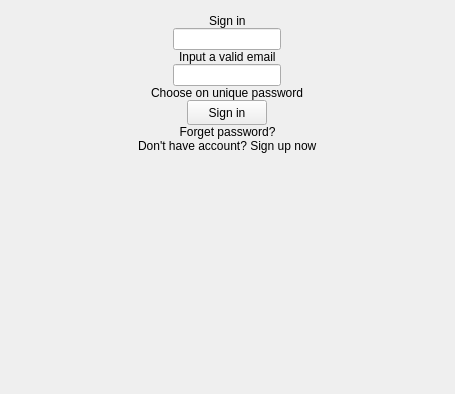
<?xml version="1.0" encoding="UTF-8"?>
<ui version="4.0">
 <class>SignInScreen</class>
 <widget class="QWidget" name="SignInScreen">
  <property name="geometry">
   <rect>
    <x>0</x>
    <y>0</y>
    <width>455</width>
    <height>394</height>
   </rect>
  </property>
  <property name="windowTitle">
   <string>Form</string>
  </property>
  <layout class="QVBoxLayout" name="verticalLayout">
   <property name="spacing">
    <number>0</number>
   </property>
   <property name="leftMargin">
    <number>0</number>
   </property>
   <property name="topMargin">
    <number>0</number>
   </property>
   <property name="rightMargin">
    <number>0</number>
   </property>
   <property name="bottomMargin">
    <number>0</number>
   </property>
   <item alignment="Qt::AlignHCenter">
    <widget class="QLabel" name="lblLogo">
     <property name="sizePolicy">
      <sizepolicy hsizetype="Fixed" vsizetype="Fixed">
       <horstretch>0</horstretch>
       <verstretch>0</verstretch>
      </sizepolicy>
     </property>
    </widget>
   </item>
   <item alignment="Qt::AlignHCenter">
    <widget class="QLabel" name="lbCaption">
     <property name="text">
      <string>Sign in</string>
     </property>
    </widget>
   </item>
   <item>
    <widget class="QWidget" name="wgtEmailTop" native="true"/>
   </item>
   <item alignment="Qt::AlignHCenter">
    <widget class="QLineEdit" name="edtEmail">
     <property name="alignment">
      <set>Qt::AlignCenter</set>
     </property>
    </widget>
   </item>
   <item>
    <widget class="QWidget" name="wgtEmailBottom" native="true"/>
   </item>
   <item alignment="Qt::AlignHCenter">
    <widget class="QLabel" name="lblEmailError">
     <property name="sizePolicy">
      <sizepolicy hsizetype="Preferred" vsizetype="Preferred">
       <horstretch>0</horstretch>
       <verstretch>0</verstretch>
      </sizepolicy>
     </property>
     <property name="text">
      <string>Input a valid email</string>
     </property>
    </widget>
   </item>
   <item>
    <widget class="QWidget" name="wgtPasswordTop" native="true"/>
   </item>
   <item alignment="Qt::AlignHCenter">
    <widget class="QLineEdit" name="edtPassword">
     <property name="alignment">
      <set>Qt::AlignCenter</set>
     </property>
    </widget>
   </item>
   <item>
    <widget class="QWidget" name="wgtPasswordBottom" native="true"/>
   </item>
   <item alignment="Qt::AlignHCenter">
    <widget class="QLabel" name="lblPasswordError">
     <property name="sizePolicy">
      <sizepolicy hsizetype="Preferred" vsizetype="Fixed">
       <horstretch>0</horstretch>
       <verstretch>0</verstretch>
      </sizepolicy>
     </property>
     <property name="text">
      <string>Choose on unique password</string>
     </property>
    </widget>
   </item>
   <item>
    <widget class="QWidget" name="wgtButtonTop" native="true"/>
   </item>
   <item alignment="Qt::AlignHCenter">
    <widget class="QPushButton" name="btnSignIn">
     <property name="sizePolicy">
      <sizepolicy hsizetype="Fixed" vsizetype="Fixed">
       <horstretch>0</horstretch>
       <verstretch>0</verstretch>
      </sizepolicy>
     </property>
     <property name="minimumSize">
      <size>
       <width>80</width>
       <height>25</height>
      </size>
     </property>
     <property name="text">
      <string>Sign in</string>
     </property>
    </widget>
   </item>
   <item>
    <widget class="QLabel" name="lblForgetPass">
     <property name="text">
      <string>Forget password?</string>
     </property>
     <property name="alignment">
      <set>Qt::AlignCenter</set>
     </property>
    </widget>
   </item>
   <item alignment="Qt::AlignHCenter">
    <widget class="QWidget" name="wgtFrameBottom" native="true">
     <property name="sizePolicy">
      <sizepolicy hsizetype="Preferred" vsizetype="Fixed">
       <horstretch>0</horstretch>
       <verstretch>0</verstretch>
      </sizepolicy>
     </property>
     <layout class="QHBoxLayout" name="horizontalLayout">
      <property name="spacing">
       <number>0</number>
      </property>
      <property name="leftMargin">
       <number>0</number>
      </property>
      <property name="topMargin">
       <number>0</number>
      </property>
      <property name="rightMargin">
       <number>0</number>
      </property>
      <property name="bottomMargin">
       <number>0</number>
      </property>
      <item>
       <widget class="QLabel" name="label">
        <property name="text">
         <string>Don't have account?</string>
        </property>
       </widget>
      </item>
      <item>
       <widget class="QLabel" name="lblSignUp">
        <property name="text">
         <string> Sign up now</string>
        </property>
       </widget>
      </item>
     </layout>
    </widget>
   </item>
   <item>
    <spacer name="verticalSpacer">
     <property name="orientation">
      <enum>Qt::Vertical</enum>
     </property>
     <property name="sizeHint" stdset="0">
      <size>
       <width>20</width>
       <height>40</height>
      </size>
     </property>
    </spacer>
   </item>
  </layout>
 </widget>
 <resources/>
 <connections/>
</ui>
